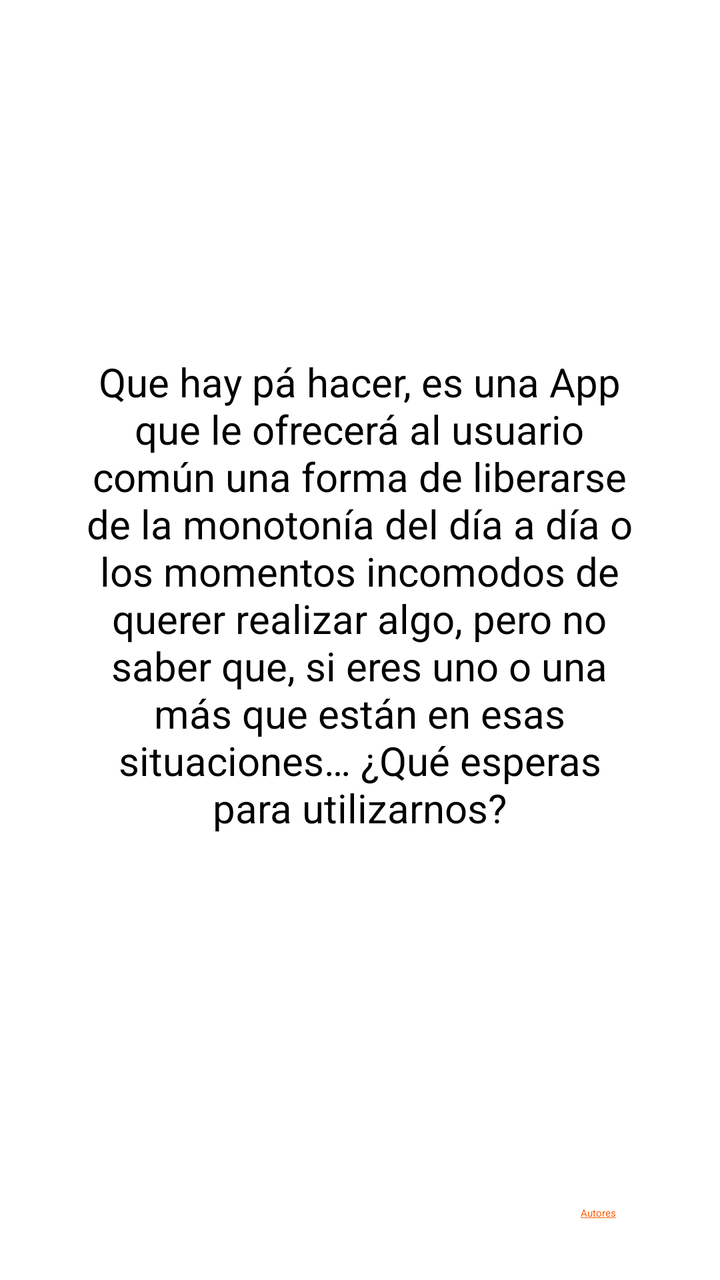
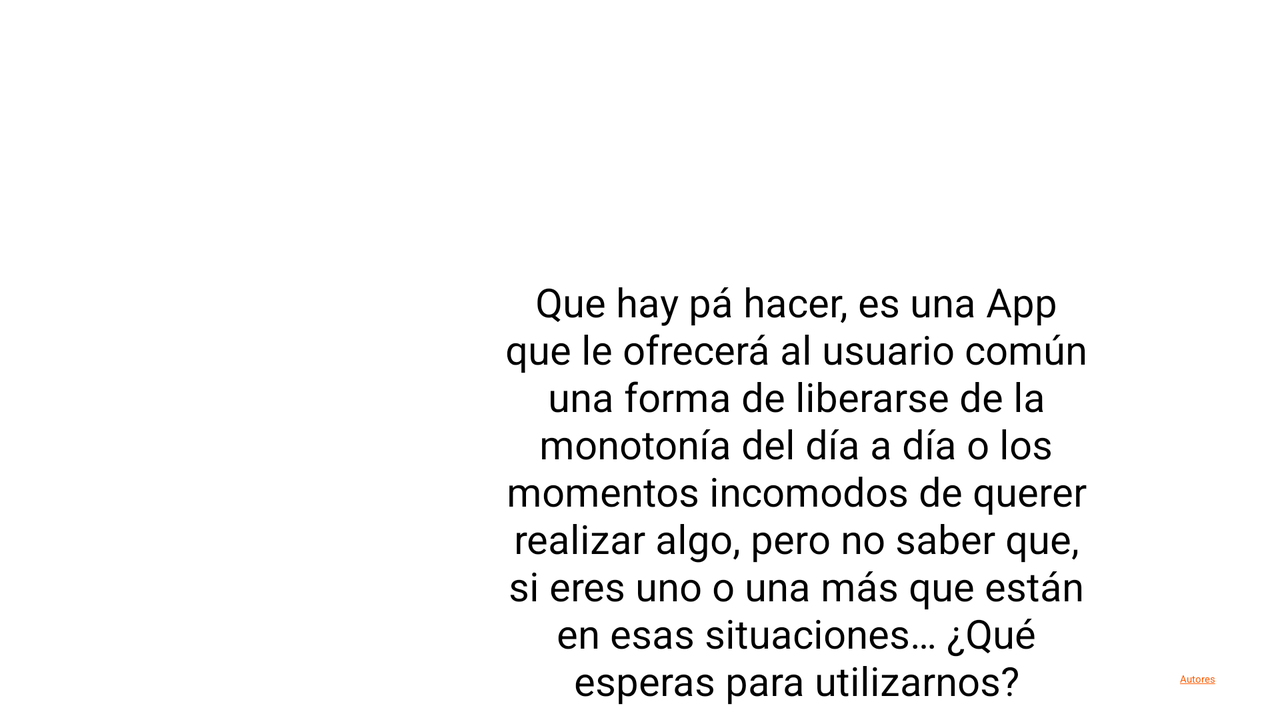

Two renders of one Android screen. The first uses the default layout on a phone; the second uses the alternative layout the repository ships for a different screen configuration, on a matching device. The two XML files are below.
<!-- AndroidManifest.xml: application theme Theme.AppSenaSoft -->
<!-- res/layout/fragment_home.xml -->
<?xml version="1.0" encoding="utf-8"?>
<androidx.constraintlayout.widget.ConstraintLayout xmlns:android="http://schemas.android.com/apk/res/android"
    xmlns:app="http://schemas.android.com/apk/res-auto"
    xmlns:tools="http://schemas.android.com/tools"
    android:layout_width="match_parent"
    android:layout_height="match_parent"
    android:background="@color/white"
    tools:context=".ui.home.HomeFragment">

    <ImageView
        android:id="@+id/imageView2"
        android:layout_width="291dp"
        android:layout_height="123dp"
        android:layout_marginTop="76dp"
        app:layout_constraintBottom_toTopOf="@+id/textView"
        app:layout_constraintEnd_toEndOf="parent"
        app:layout_constraintStart_toStartOf="parent"
        app:layout_constraintTop_toTopOf="parent"
        app:layout_constraintVertical_bias="1.0"
        app:srcCompat="@drawable/logo"
        tools:src="@tools:sample/avatars" />

    <TextView
        android:id="@+id/textView"
        android:layout_width="283dp"
        android:layout_height="285dp"
        android:layout_marginBottom="200dp"
        android:gravity="center"
        android:text="Que hay pá hacer, es una App que le ofrecerá al usuario común una forma de liberarse de la monotonía del día a día o los momentos incomodos de querer realizar algo, pero no saber que, si eres uno o una más que están en esas situaciones… ¿Qué esperas para utilizarnos?"
        android:textSize="20sp"
        app:layout_constraintBottom_toBottomOf="parent"
        app:layout_constraintEnd_toEndOf="parent"
        app:layout_constraintHorizontal_bias="0.496"
        app:layout_constraintStart_toStartOf="parent" />

    <ImageView
        android:id="@+id/ivAutores"
        android:layout_width="52dp"
        android:layout_height="52dp"
        android:backgroundTint="#E91E63"
        android:src="@drawable/propietarios"
        app:layout_constraintBottom_toBottomOf="parent"
        app:layout_constraintEnd_toEndOf="parent"
        app:layout_constraintHorizontal_bias="0.846"
        app:layout_constraintStart_toStartOf="parent"
        app:layout_constraintTop_toBottomOf="@+id/textView"
        app:layout_constraintVertical_bias="0.75" />

    <TextView
        android:id="@+id/textView30"
        android:layout_width="wrap_content"
        android:layout_height="wrap_content"
        android:text="@string/autores"
        android:textColor="#FF5B03"
        app:layout_constraintBottom_toBottomOf="parent"
        app:layout_constraintEnd_toEndOf="parent"
        app:layout_constraintHorizontal_bias="0.848"
        app:layout_constraintStart_toStartOf="parent"
        app:layout_constraintTop_toBottomOf="@+id/ivAutores"
        app:layout_constraintVertical_bias="0.0" />
</androidx.constraintlayout.widget.ConstraintLayout>
<!-- resources referenced by this layout -->
<resources>
  <color name="white">#FFFFFFFF</color>
  <!-- drawable logo: jpeg bitmap (drawable, 15292 bytes) -->
  <string name="autores"><u>Autores</u></string>
  <style name="Theme.AppSenaSoft" parent="Theme.MaterialComponents.DayNight.DarkActionBar">
          
          <item name="colorPrimary">#FF5B03</item>
          <item name="colorPrimaryVariant">#FF5B03</item>
          <item name="colorOnPrimary">@color/white</item>
          
          <item name="colorSecondary">@color/teal_200</item>
          <item name="colorSecondaryVariant">@color/teal_700</item>
          <item name="colorOnSecondary">@color/black</item>
          
          <item name="android:statusBarColor" tools:targetApi="l">?attr/colorPrimaryVariant</item>
          
      </style>
  <color name="teal_200">#FF03DAC5</color>
  <color name="teal_700">#FF018786</color>
  <color name="black">#FF000000</color>
</resources>
<!-- res/layout-land/fragment_home.xml (the repository's variant of the layout above) -->
<!-- drawn on the phone turned sideways -->
<?xml version="1.0" encoding="utf-8"?>
<androidx.constraintlayout.widget.ConstraintLayout xmlns:android="http://schemas.android.com/apk/res/android"
    xmlns:app="http://schemas.android.com/apk/res-auto"
    xmlns:tools="http://schemas.android.com/tools"
    android:layout_width="match_parent"
    android:layout_height="match_parent"
    android:background="@color/white"
    tools:context=".ui.home.HomeFragment">

    <ImageView
        android:id="@+id/imageView2"
        android:layout_width="237dp"
        android:layout_height="159dp"
        app:layout_constraintBottom_toBottomOf="parent"
        app:layout_constraintEnd_toEndOf="parent"
        app:layout_constraintHorizontal_bias="0.206"
        app:layout_constraintStart_toStartOf="parent"
        app:layout_constraintTop_toTopOf="parent"
        app:layout_constraintVertical_bias="0.936"
        app:srcCompat="@drawable/logodos"
        tools:src="@tools:sample/avatars" />

    <TextView
        android:id="@+id/textView"
        android:layout_width="297dp"
        android:layout_height="229dp"
        android:gravity="center"
        android:text="Que hay pá hacer, es una App que le ofrecerá al usuario común una forma de liberarse de la monotonía del día a día o los momentos incomodos de querer realizar algo, pero no saber que, si eres uno o una más que están en esas situaciones… ¿Qué esperas para utilizarnos?"
        android:textSize="20sp"
        app:layout_constraintBottom_toBottomOf="parent"
        app:layout_constraintEnd_toEndOf="parent"
        app:layout_constraintHorizontal_bias="0.728"
        app:layout_constraintStart_toStartOf="parent"
        app:layout_constraintTop_toTopOf="parent"
        app:layout_constraintVertical_bias="1.0" />

    <ImageView
        android:id="@+id/ivAutores"
        android:layout_width="52dp"
        android:layout_height="52dp"
        android:layout_marginBottom="24dp"
        android:backgroundTint="#E91E63"
        android:src="@drawable/propietarios"
        app:layout_constraintBottom_toBottomOf="parent"
        app:layout_constraintEnd_toEndOf="parent"
        app:layout_constraintHorizontal_bias="0.948"
        app:layout_constraintStart_toStartOf="parent" />

    <TextView
        android:id="@+id/textView30"
        android:layout_width="wrap_content"
        android:layout_height="wrap_content"
        android:text="@string/autores"
        android:textColor="#FF5B03"
        app:layout_constraintBottom_toBottomOf="parent"
        app:layout_constraintEnd_toEndOf="parent"
        app:layout_constraintHorizontal_bias="0.948"
        app:layout_constraintStart_toStartOf="parent"
        app:layout_constraintTop_toBottomOf="@+id/ivAutores"
        app:layout_constraintVertical_bias="0.0" />
</androidx.constraintlayout.widget.ConstraintLayout>
<!-- resources referenced by the variant -->
<!-- as the phone turned sideways resolves them -->
<resources>
  <color name="white">#FFFFFFFF</color>
  <!-- drawable logodos: jpeg bitmap (drawable, 6003 bytes) -->
  <string name="autores"><u>Autores</u></string>
  <style name="Theme.AppSenaSoft" parent="Theme.MaterialComponents.DayNight.DarkActionBar">
          
          <item name="colorPrimary">#FF5B03</item>
          <item name="colorPrimaryVariant">#FF5B03</item>
          <item name="colorOnPrimary">@color/white</item>
          
          <item name="colorSecondary">@color/teal_200</item>
          <item name="colorSecondaryVariant">@color/teal_700</item>
          <item name="colorOnSecondary">@color/black</item>
          
          <item name="android:statusBarColor" tools:targetApi="l">?attr/colorPrimaryVariant</item>
          
      </style>
  <color name="teal_200">#FF03DAC5</color>
  <color name="teal_700">#FF018786</color>
  <color name="black">#FF000000</color>
</resources>
